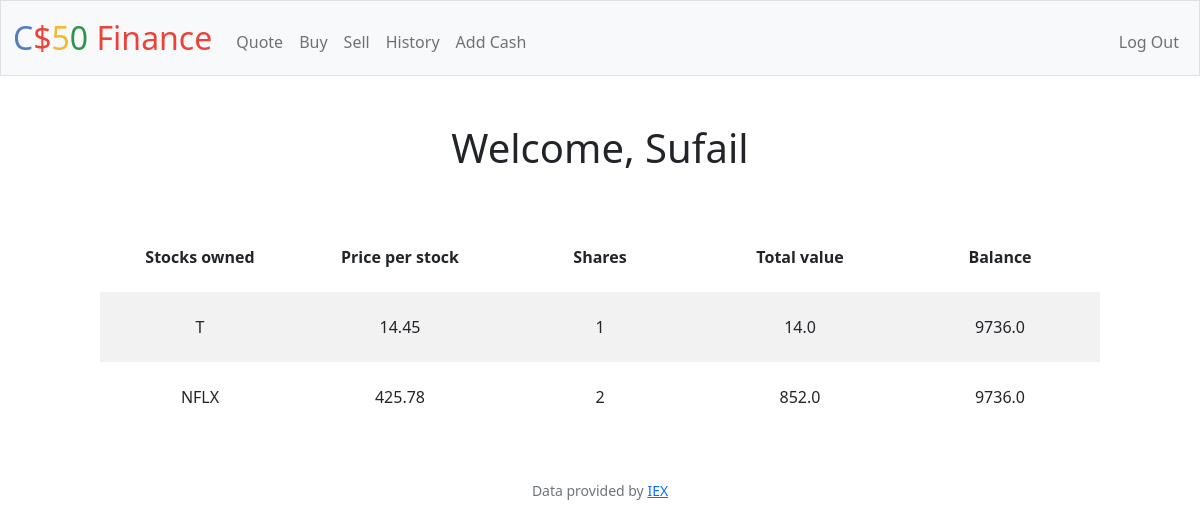
The page / (signed in) on the database its author committed.
### tables this page shows
CREATE TABLE users (id INTEGER PRIMARY KEY AUTOINCREMENT NOT NULL, username TEXT NOT NULL, hash TEXT NOT NULL, cash NUMERIC NOT NULL DEFAULT 10000.00);

CREATE TABLE stocks_owned ( username TEXT NOT NULL, stock_name TEXT NOT NULL, shares INTEGER NOT NULL, price_per_stock NUMERIC NOT NULL);

### app.py (the view)
@app.route("/")
@login_required
def index():
    if request.method == "GET":
        username = db.execute(
            "SELECT username from users WHERE id = ?", session["user_id"]
        )
        id = db.execute("SELECT id from users WHERE id = ?", session["user_id"])
        username = username[0]
        print(username["username"])
        db.execute(
            "DELETE from stocks_owned WHERE username = ? AND shares = 0", username["username"]
        )
        stocks_owned = db.execute(
            "SELECT * from stocks_owned WHERE username = ?", username["username"]
        )
        id = id[0]
        stocks = []
        for stock in stocks_owned:
            stocks.append(stock)
        balance = db.execute(
            "SELECT cash from users WHERE username = ?", username["username"]
        )
        print(stocks)
        return render_template(
            "index.html",
            username=username["username"],
            balance=balance[0],
            stocks=stocks,
        )

### app.py (called while the page is built)
@app.after_request
def after_request(response):
    response.headers["Cache-Control"] = "no-cache, no-store, must-revalidate"
    response.headers["Expires"] = 0
    response.headers["Pragma"] = "no-cache"
    return response

### helpers.py (called while the page is built)
def login_required(f):
    @wraps(f)
    def decorated_function(*args, **kwargs):
        if session.get("user_id") is None:
            return redirect("/login")
        return f(*args, **kwargs)
    return decorated_function

### templates/index.html
{% extends "layout.html" %}
{% block main %}
<h1> Welcome, {{ username }}</h1>
<table>
    <tr>
        <th>
            Stocks owned
        </th>
        <th>
            Price per stock
        </th>
        <th>
            Shares
        </th>
        <th>
            Total value
        <th>
            Balance
        </th>
    </tr>
    {% for each in stocks %}
        <tr>
            <td>{{ each["stock_name"] }}</td>
            <td>{{ each["price_per_stock"] }}</td>
            <td>{{ each["shares"] }}</td>
            <td>{{ (each["price_per_stock"] * each["shares"]) | round }}</td>
            <td >{{ balance['cash'] | round }}</td>
        </tr>
    {% endfor %}
</table>
{% endblock %}

### static/styles.css (style rules this page uses)
td, th { padding: 7px; width: 200px; height: 70px; }
table { margin-top: 50px; margin-left: auto; margin-right: auto; }
tr:nth-of-type(even) { background-color: #f2f2f2; }

### rows shown on the page
users: username "Sufail", cash "9736.0"
stocks_owned: stock_name "T", price_per_stock "14.45", shares "1", (each['price_per_stock']*each['shares'])|round "14.0"
stocks_owned: stock_name "NFLX", price_per_stock "425.78", shares "2", (each['price_per_stock']*each['shares'])|round "852.0"
